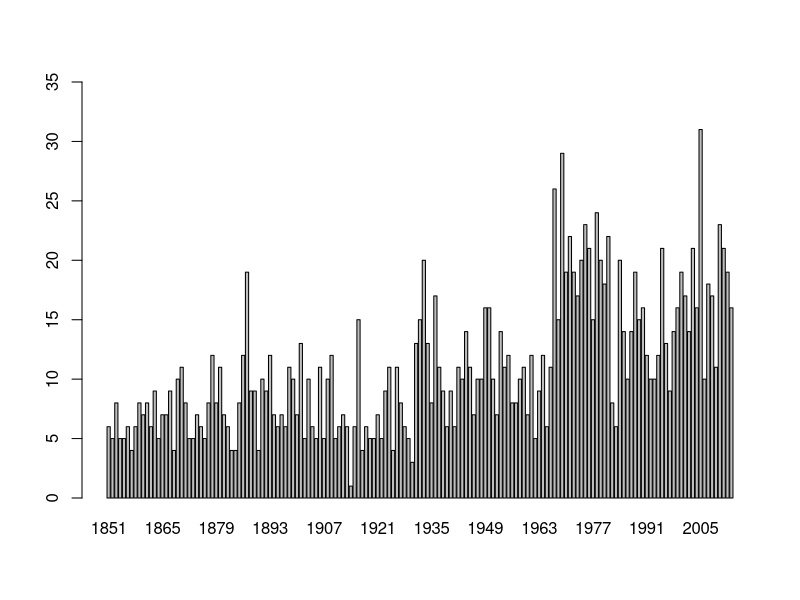
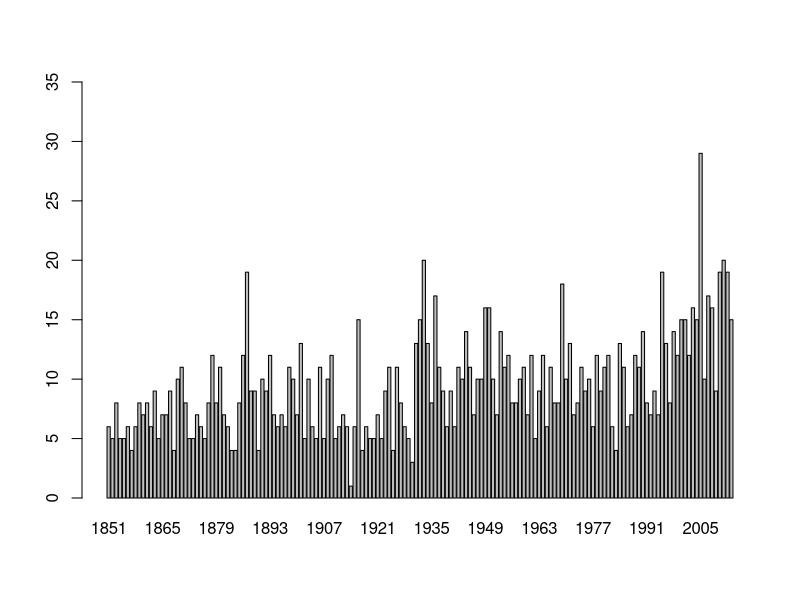
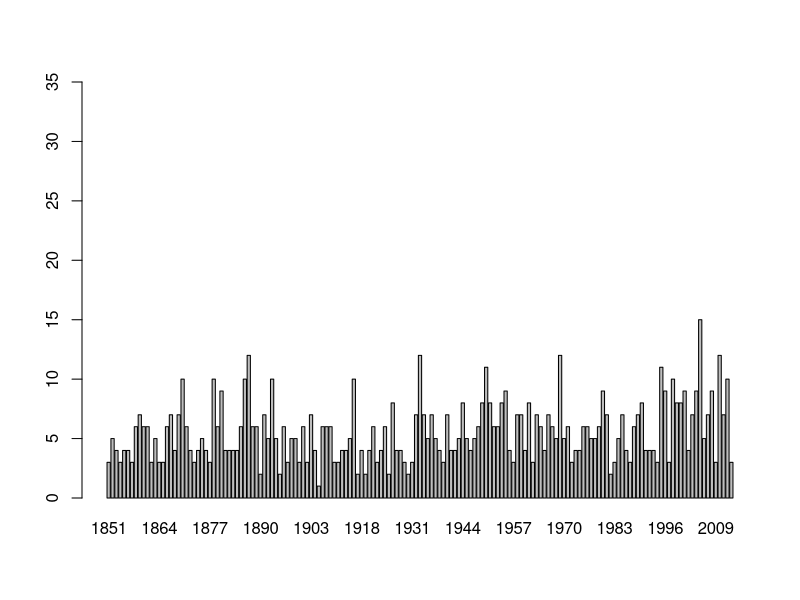
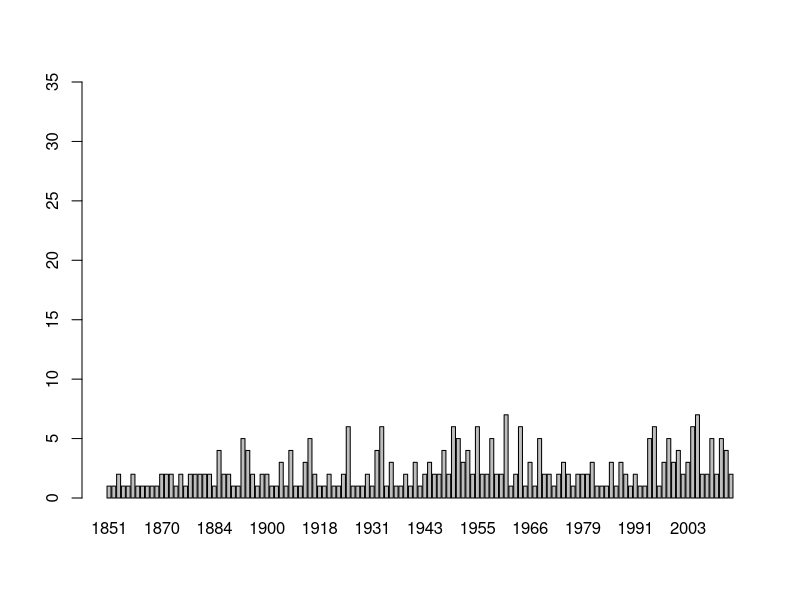
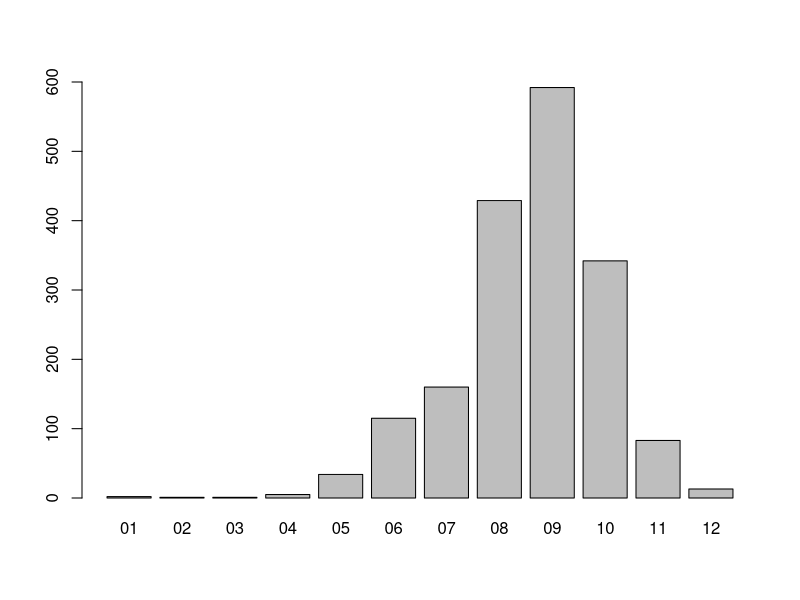
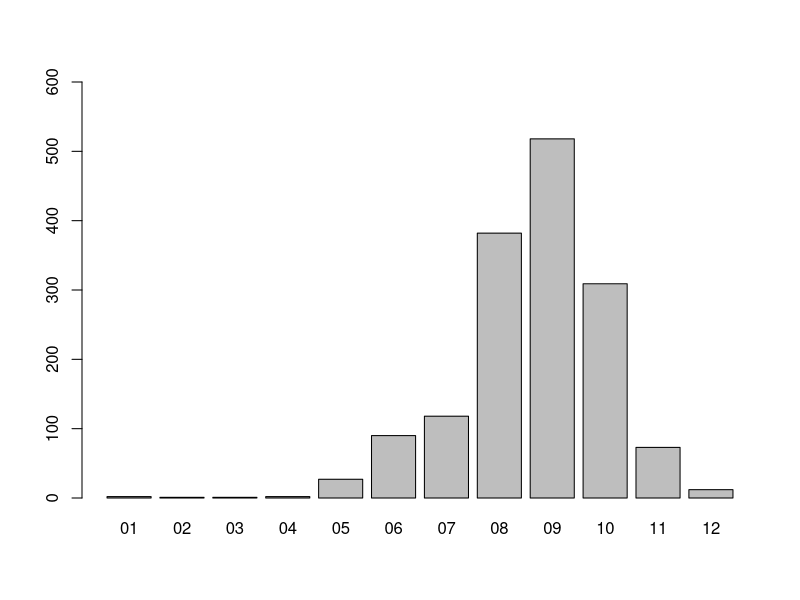
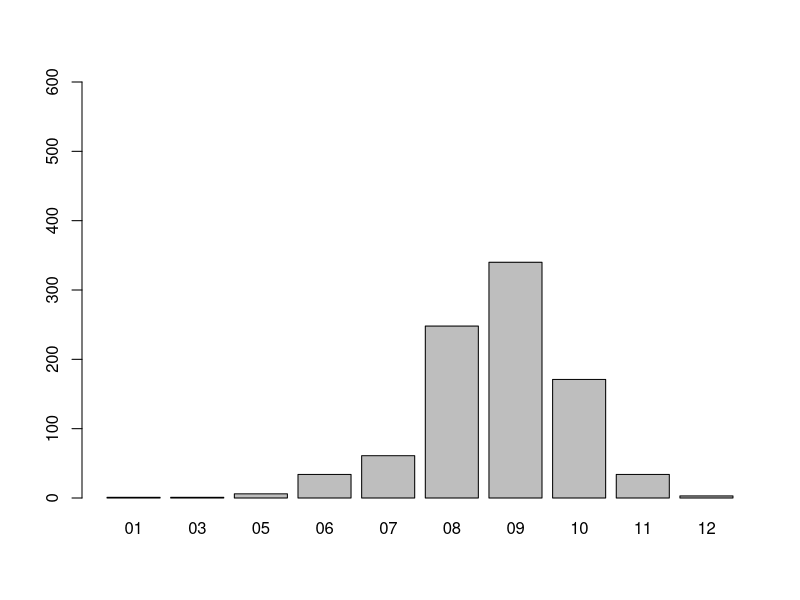
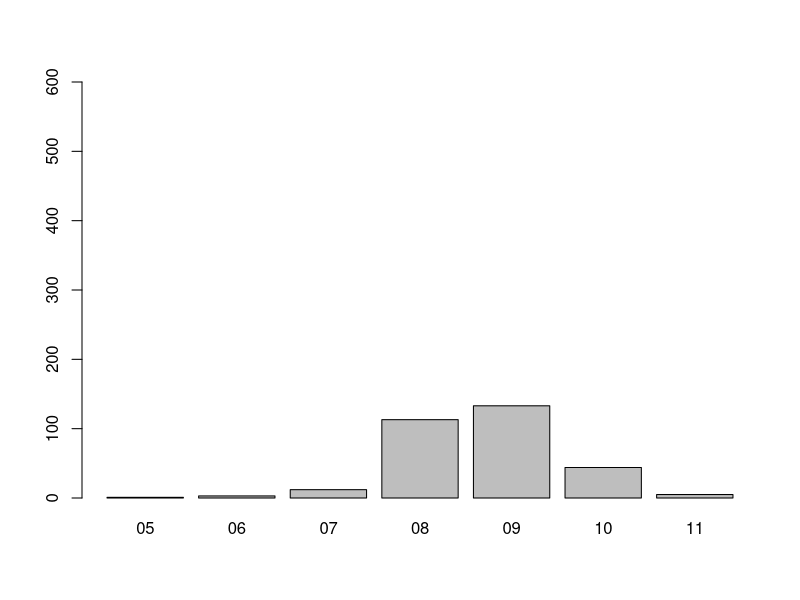

Recreate these plots in R, in order.
# ===================================================
# analysis.R
# Author(s): Josh Samra
# Date: August 14th, 2015
# Description: Analyzing tracks and header data.
# Data: tracks.csv, storms.csv from data folder
# ===================================================

storms <- read.csv('storms.csv')
tracks <- read.csv('tracks.csv')

#cleaning up the read csv file
storms$X <- NULL
tracks$X <- NULL

storms_table_by_year <- table(substr(storms$date, 1,4))
barplot(storms_table_by_year, ylim = c(0,35))

tracks_35 <- subset(tracks, tracks$wind >= 35)
tracks_35_ids <- unique(tracks_35$id)
storms_35_by_year <- table(substr(storms[tracks_35_ids,2],1,4))
barplot(storms_35_by_year,  ylim = c(0,35))

tracks_64 <- subset(tracks, tracks$wind >= 64)
tracks_64_ids <- unique(tracks_64$id)
storms_64_by_year <- table(substr(storms[tracks_64_ids,2],1,4))
barplot(storms_64_by_year,  ylim = c(0,35))

#There are no wind values greater than 95, but I wrote the code anyways
tracks_96 <- subset(tracks, tracks$wind >= 96)
tracks_96_ids <- unique(tracks_96$id)
storms_96_by_year <- table(substr(storms[tracks_96_ids,2],1,4))
barplot(storms_96_by_year,  ylim = c(0,35))

#Storm data by month
storms_table_by_month <- table(substr(storms$date, 6,7))
barplot(storms_table_by_month, ylim = c(0,600))

storms_35_by_month <- table(substr(storms[tracks_35_ids,2],6,7))
barplot(storms_35_by_month, ylim = c(0,600))

storms_64_by_month <- table(substr(storms[tracks_64_ids,2],6,7))
barplot(storms_64_by_month, ylim = c(0,600))

#And because there are no values, we get nothing for 96.
storms_96_by_month <- table(substr(storms[tracks_96_ids,2],6,7))
barplot(storms_96_by_month, ylim = c(0,600))

quantile35 <- as.numeric(quantile(storms_35_by_year, probs = c(.25, .5, .75)))
knots35data <- c(mean(storms_35_by_year), sd(storms_35_by_year), quantile35)

quantile64 <- as.numeric(quantile(storms_64_by_year, probs = c(.25, .5, .75)))
knots64data <- c(mean(storms_64_by_year), sd(storms_64_by_year), quantile64)

quantile96 <- as.numeric(quantile(storms_96_by_year, probs = c(.25, .5, .75)))
knots96data <- c(mean(storms_96_by_year), sd(storms_96_by_year), quantile96)

ann_25 <- c(quantile35[1], quantile64[1], quantile96[1])
ann_50 <- c(quantile35[2], quantile64[2], quantile96[2])
ann_75 <- c(quantile35[3], quantile64[3], quantile96[3])
ann_sd <- c(knots35data[2], knots64data[2], knots96data[2])
ann_avg <- c(knots35data[1], knots64data[1], knots96data[1])

annual_avg_storms <- data.frame(id = c("35 knots", "64 knots", "96 knots"),
                                avg = ann_avg,
                                stdev = ann_sd,
                                '25th' = ann_25,
                                '50th' = ann_50,
                                '75th' = ann_75)

#Get mean and median for wind and pressure
windavg <- numeric(0)
pressavg <- numeric(0)
windmedian <- numeric(0)
pressmedian <- numeric(0)
for (i in 1:1777) {
  windavg[i] <- mean(subset(tracks$wind, tracks$id == i))
  pressavg[i] <- mean(subset(tracks$press, tracks$id == i))
  windmedian[i] <- median(subset(tracks$wind, tracks$id == i))
  pressmedian[i] <- median(subset(tracks$press, tracks$id == i))
}
windavg <- round(windavg, digits = 2)
pressavg <- round(pressavg, digits = 2)

#Correlation of wind and pressure
avgcorr <- cor(windavg, pressavg)
medcorr <- cor(windmedian, pressmedian)

#mean wind and pressure
meanreg <- lm(windavg~pressavg)
par(cex=.5)
plot(windavg, pressavg, main = "Average Wind Speed and Pressure")
abline(reg = meanreg, col = '#ff1155')

#median wind and pressure
medianreg <- lm(windmedian~pressmedian)
par(cex=.5)
plot(windmedian, pressmedian, main = "Median Wind Speed and Pressure")
abline(reg = medianreg, col = '#0000ff')